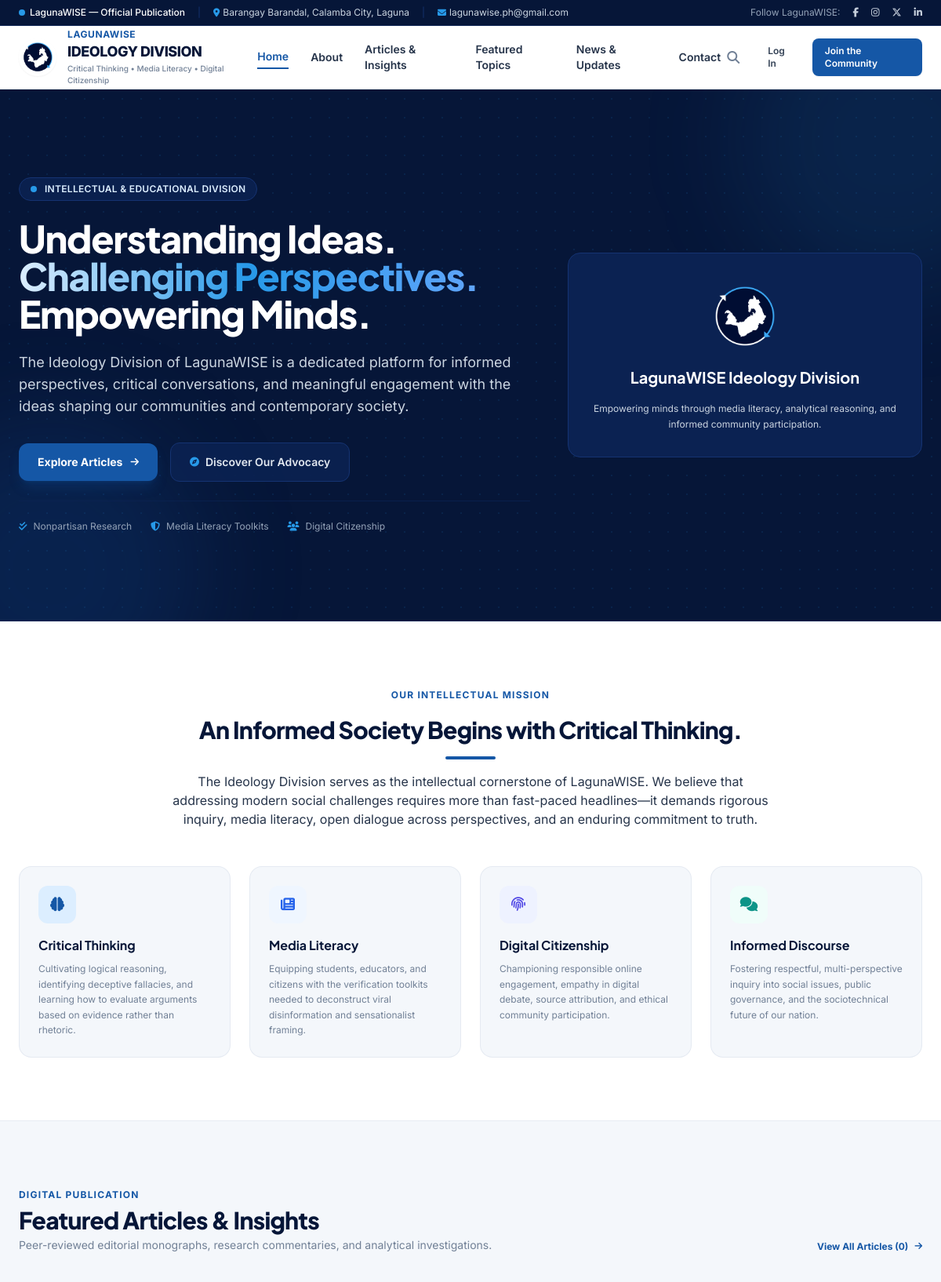
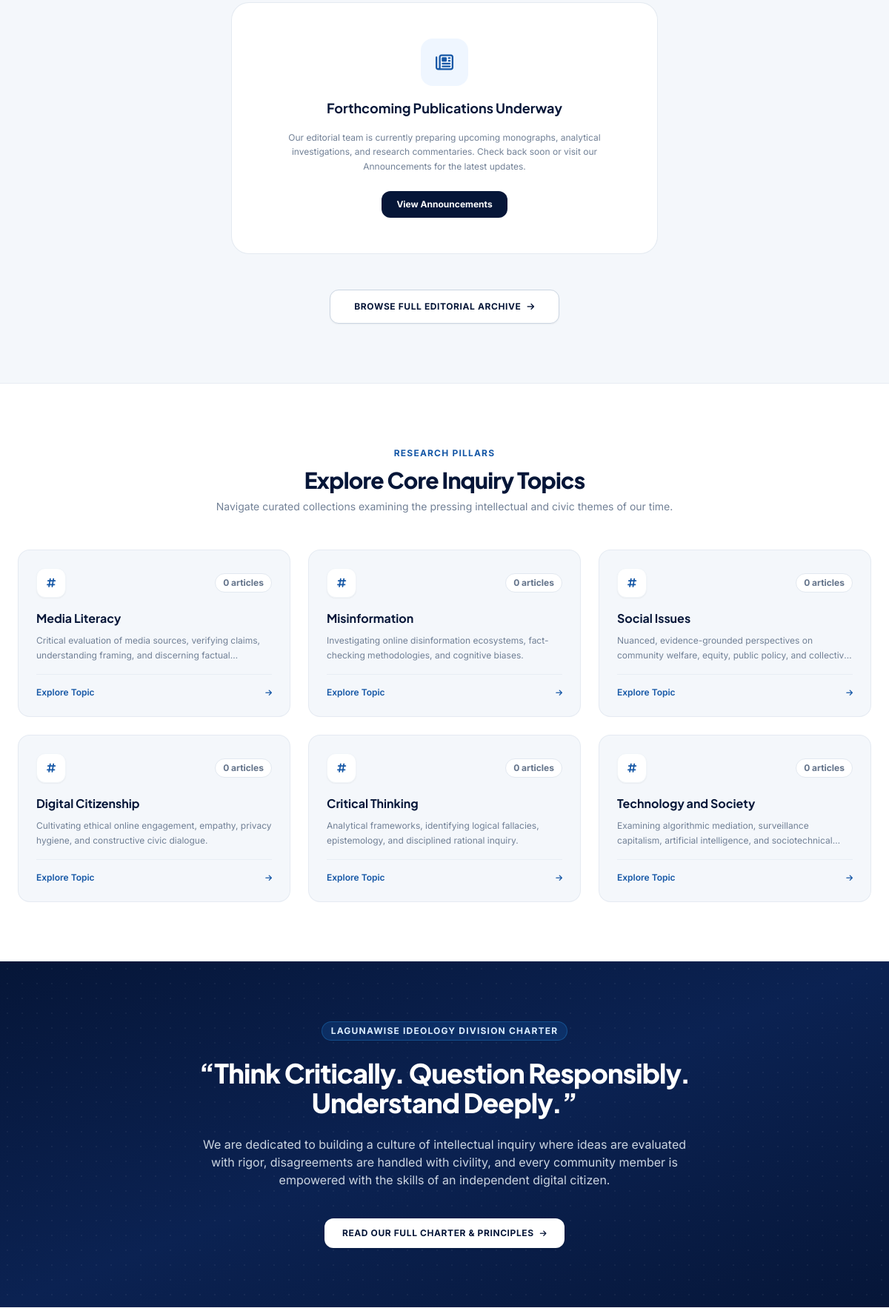
The page / (upper part) on the database its author committed (2 pictures, top to bottom).
### tables this page shows
CREATE TABLE `categories` (
    `id` INT UNSIGNED AUTO_INCREMENT PRIMARY KEY,
    `name` VARCHAR(100) NOT NULL UNIQUE,
    `slug` VARCHAR(120) NOT NULL UNIQUE,
    `description` TEXT NULL,
    `icon` VARCHAR(50) NULL DEFAULT 'book-open',
    `color_hex` VARCHAR(20) NULL DEFAULT '#1557A6',
    `is_featured` TINYINT(1) NOT NULL DEFAULT 0,
    `display_order` INT NOT NULL DEFAULT 0,
    `created_at` TIMESTAMP DEFAULT CURRENT_TIMESTAMP,
    INDEX `idx_categories_slug` (`slug`)
);

### index.php (the view, shortened to what the rows shown need)
<?php
$db = Database::getConnection();
$heroStmt = $db->query("
    SELECT a.*, u.name AS author_name, u.avatar AS author_avatar
    FROM articles a
    JOIN users u ON a.author_id = u.id
    WHERE a.status = 'published' AND a.is_featured = 1
    ORDER BY a.published_at DESC
    LIMIT 1
");
$featuredArticle = $heroStmt->fetch();
$topicsStmt = $db->query("
    SELECT c.*, COUNT(ac.article_id) AS article_count
    FROM categories c
    LEFT JOIN article_categories ac ON c.id = ac.category_id
    LEFT JOIN articles a ON ac.article_id = a.id AND a.status = 'published'
    WHERE c.is_featured = 1
    GROUP BY c.id
    ORDER BY c.display_order ASC
    LIMIT 6
");
$featuredTopics = $topicsStmt->fetchAll();
require_once __DIR__ . '/includes/header.php';
?>
<section class="relative bg-navy-900 text-white overflow-hidden border-b border-navy-800">
    <div class="max-w-7xl mx-auto px-4 sm:px-6 py-20 lg:py-28 relative z-10">
        <div class="grid grid-cols-1 lg:grid-cols-12 gap-12 items-center">
            <div class="lg:col-span-7 space-y-6">
                <h1 class="text-3xl sm:text-4xl lg:text-5xl font-extrabold tracking-tight text-white leading-tight">
                    Understanding Ideas.<br>
                    <span class="text-transparent bg-clip-text bg-gradient-to-r from-lwblue-ice via-lwblue-light to-blue-400">Challenging Perspectives.</span><br>
                    Empowering Minds.
                </h1>
            </div>
            <div class="lg:col-span-5">
                <?php if ($featuredArticle): ?>
                    <article class="bg-navy-800/80 border border-navy-700 rounded-2xl overflow-hidden shadow-2xl backdrop-blur-sm group hover:border-lwblue-light/50 transition duration-300">
                        <div class="relative aspect-video overflow-hidden bg-navy-950">
                            <img src="<?= asset($featuredArticle['cover_image'] ?? 'assets/images/article-misinformation.svg') ?>"
                                 alt="<?= e($featuredArticle['title']) ?>"
                                 class="w-full h-full object-cover group-hover:scale-105 transition-transform duration-500">
                            <span class="absolute top-3 left-3 bg-lwblue text-white text-[11px] font-bold uppercase tracking-wider px-2.5 py-1 rounded shadow">
                                Editorial Spotlight
                            </span>
                        </div>
                        <div class="p-6 space-y-3">
                            <div class="flex items-center gap-2 text-xs text-slate-400">
                                <span><?= e(format_date($featuredArticle['published_at'])) ?></span>
                                <span>•</span>
                                <span><?= (int)$featuredArticle['reading_time'] ?> min read</span>
                            </div>
                            <h2 class="text-lg font-bold text-white group-hover:text-lwblue-light transition line-clamp-2">
                                <a href="<?= url('pages/article.php?slug=' . urlencode($featuredArticle['slug'])) ?>">
                                    <?= e($featuredArticle['title']) ?>
                                </a>
                            </h2>
                            <p class="text-xs text-slate-300 line-clamp-2 leading-relaxed">
                                <?= e($featuredArticle['excerpt']) ?>
                            </p>
                            <div class="pt-3 flex items-center justify-between border-t border-navy-700/60">
                                <span class="text-xs text-slate-400">By <?= e($featuredArticle['author_name']) ?></span>
                                <a href="<?= url('pages/article.php?slug=' . urlencode($featuredArticle['slug'])) ?>"
                                   class="text-xs font-semibold text-lwblue-light hover:text-white flex items-center gap-1">
                                    <span>Read Insight</span>
                                    <i class="fa-solid fa-arrow-right text-[10px]"></i>
                                </a>
                            </div>
                        </div>
                    </article>
                <?php else: ?>
                    <div class="bg-navy-800 border border-navy-700 p-8 rounded-2xl text-center space-y-4">
                        <h2 class="text-xl font-bold text-white">LagunaWISE Ideology Division</h2>
                    </div>
                <?php endif; ?>
            </div>
        </div>
    </div>
</section>
<section class="py-16 sm:py-20 bg-white border-b border-slate-200/80">
    <div class="max-w-7xl mx-auto px-4 sm:px-6">
        <div class="max-w-3xl mx-auto text-center space-y-4">
            <h2 class="text-2xl sm:text-3xl font-extrabold text-navy-900 tracking-tight">
                An Informed Society Begins with Critical Thinking.
            </h2>
        </div>
    </div>
</section>
<section class="py-16 sm:py-20 bg-surface">
    <div class="max-w-7xl mx-auto px-4 sm:px-6">
        <div class="flex flex-col md:flex-row md:items-end justify-between gap-4 mb-10">
            <div>
                <h2 class="text-2xl sm:text-3xl font-extrabold text-navy-900 tracking-tight mt-1">
                    Featured Articles &amp; Insights
                </h2>
            </div>
        </div>
    </div>
</section>
<section class="py-16 sm:py-20 bg-white border-t border-slate-200/80">
    <div class="max-w-7xl mx-auto px-4 sm:px-6">
        <div class="text-center max-w-2xl mx-auto mb-12 space-y-2">
            <h2 class="text-2xl sm:text-3xl font-extrabold text-navy-900 tracking-tight">
                Explore Core Inquiry Topics
            </h2>
        </div>
        <div class="grid grid-cols-1 md:grid-cols-2 lg:grid-cols-3 gap-6">
            <?php foreach ($featuredTopics as $topic): ?>
                <a href="<?= url('pages/topic.php?slug=' . urlencode($topic['slug'])) ?>"
                   class="group bg-surface p-6 rounded-2xl border border-slate-200/80 hover:border-lwblue hover:shadow-lg transition duration-200 flex flex-col justify-between">
                    <div>
                        <div class="flex items-center justify-between mb-4">
                            <div class="w-10 h-10 rounded-xl bg-white shadow-sm border border-slate-100 flex items-center justify-center text-lwblue group-hover:bg-lwblue group-hover:text-white transition-colors">
                                <i class="fa-solid fa-hashtag text-sm"></i>
                            </div>
                            <span class="text-xs font-bold text-slate-500 bg-white px-2.5 py-1 rounded-full border border-slate-200">
                                <?= (int)$topic['article_count'] ?> articles
                            </span>
                        </div>
                        <h3 class="text-base font-bold text-navy-900 group-hover:text-lwblue transition mb-2">
                            <?= e($topic['name']) ?>
                        </h3>
                        <p class="text-xs text-editorial-muted leading-relaxed line-clamp-2">
                            <?= e($topic['description']) ?>
                        </p>
                    </div>
                    <div class="pt-4 mt-4 border-t border-slate-200/60 flex items-center justify-between text-xs font-semibold text-lwblue">
                        <span>Explore Topic</span>
                        <i class="fa-solid fa-arrow-right text-[10px] transform group-hover:translate-x-1 transition-transform"></i>
                    </div>
                </a>
            <?php endforeach; ?>
        </div>
    </div>
</section>
<?php require_once __DIR__ . '/includes/footer.php'; ?>

### rows shown on the page
categories: article_count "0", name "Media Literacy", description "Critical evaluation of media sources, verifying claims, understanding framing, and discerning…"
categories: article_count "0", name "Misinformation", description "Investigating online disinformation ecosystems, fact-checking methodologies, and cognitive biases."
categories: article_count "0", name "Social Issues", description "Nuanced, evidence-grounded perspectives on community welfare, equity, public policy, and…"
categories: article_count "0", name "Digital Citizenship", description "Cultivating ethical online engagement, empathy, privacy hygiene, and constructive civic dialogue."
categories: article_count "0", name "Critical Thinking", description "Analytical frameworks, identifying logical fallacies, epistemology, and disciplined rational inquiry."
categories: article_count "0", name "Technology and Society", description "Examining algorithmic mediation, surveillance capitalism, artificial intelligence, and…"

### other values the page prints
count($latestArticles) "0"
